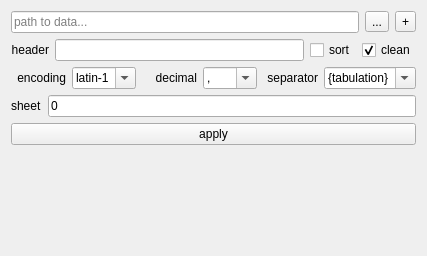
<?xml version="1.0" encoding="UTF-8"?>
<ui version="4.0">
 <class>Form</class>
 <widget class="QWidget" name="Form">
  <property name="geometry">
   <rect>
    <x>0</x>
    <y>0</y>
    <width>427</width>
    <height>256</height>
   </rect>
  </property>
  <property name="minimumSize">
   <size>
    <width>0</width>
    <height>141</height>
   </size>
  </property>
  <property name="windowTitle">
   <string>Form</string>
  </property>
  <layout class="QVBoxLayout" name="verticalLayout">
   <item>
    <layout class="QHBoxLayout" name="hbox">
     <item alignment="Qt::AlignTop">
      <widget class="QLineEdit" name="path">
       <property name="minimumSize">
        <size>
         <width>100</width>
         <height>0</height>
        </size>
       </property>
       <property name="text">
        <string/>
       </property>
       <property name="dragEnabled">
        <bool>true</bool>
       </property>
       <property name="placeholderText">
        <string>path to data...</string>
       </property>
       <property name="clearButtonEnabled">
        <bool>true</bool>
       </property>
      </widget>
     </item>
     <item alignment="Qt::AlignTop">
      <widget class="QToolButton" name="browse">
       <property name="toolTip">
        <string>&lt;html&gt;&lt;head/&gt;&lt;body&gt;&lt;p&gt;browse file&lt;/p&gt;&lt;/body&gt;&lt;/html&gt;</string>
       </property>
       <property name="text">
        <string>...</string>
       </property>
      </widget>
     </item>
     <item>
      <widget class="QToolButton" name="appendBrowse">
       <property name="toolTip">
        <string>&lt;html&gt;&lt;head/&gt;&lt;body&gt;&lt;p&gt;browse file and append it to existant&lt;/p&gt;&lt;/body&gt;&lt;/html&gt;</string>
       </property>
       <property name="text">
        <string>+</string>
       </property>
      </widget>
     </item>
    </layout>
   </item>
   <item>
    <layout class="QHBoxLayout" name="horizontalLayout_2">
     <item>
      <widget class="QLabel" name="label_11">
       <property name="text">
        <string>header</string>
       </property>
       <property name="alignment">
        <set>Qt::AlignRight|Qt::AlignTrailing|Qt::AlignVCenter</set>
       </property>
      </widget>
     </item>
     <item>
      <widget class="QLineEdit" name="header">
       <property name="text">
        <string/>
       </property>
      </widget>
     </item>
     <item>
      <widget class="QCheckBox" name="sort">
       <property name="text">
        <string>sort</string>
       </property>
       <property name="checked">
        <bool>false</bool>
       </property>
      </widget>
     </item>
     <item>
      <widget class="QCheckBox" name="clean">
       <property name="text">
        <string>clean</string>
       </property>
       <property name="checked">
        <bool>true</bool>
       </property>
      </widget>
     </item>
    </layout>
   </item>
   <item>
    <widget class="QWidget" name="detailsCSV" native="true">
     <layout class="QHBoxLayout" name="horizontalLayout_4">
      <property name="leftMargin">
       <number>0</number>
      </property>
      <property name="topMargin">
       <number>0</number>
      </property>
      <property name="rightMargin">
       <number>0</number>
      </property>
      <property name="bottomMargin">
       <number>0</number>
      </property>
      <item>
       <widget class="QLabel" name="label_15">
        <property name="text">
         <string>encoding</string>
        </property>
        <property name="alignment">
         <set>Qt::AlignRight|Qt::AlignTrailing|Qt::AlignVCenter</set>
        </property>
       </widget>
      </item>
      <item>
       <widget class="QComboBox" name="encoding">
        <property name="editable">
         <bool>true</bool>
        </property>
        <item>
         <property name="text">
          <string>latin-1</string>
         </property>
        </item>
        <item>
         <property name="text">
          <string>utf-8</string>
         </property>
        </item>
       </widget>
      </item>
      <item>
       <widget class="QLabel" name="label_14">
        <property name="text">
         <string>decimal</string>
        </property>
        <property name="alignment">
         <set>Qt::AlignRight|Qt::AlignTrailing|Qt::AlignVCenter</set>
        </property>
       </widget>
      </item>
      <item>
       <widget class="QComboBox" name="decimal">
        <property name="editable">
         <bool>true</bool>
        </property>
        <item>
         <property name="text">
          <string>,</string>
         </property>
        </item>
        <item>
         <property name="text">
          <string>.</string>
         </property>
        </item>
       </widget>
      </item>
      <item>
       <widget class="QLabel" name="label_13">
        <property name="text">
         <string>separator</string>
        </property>
        <property name="alignment">
         <set>Qt::AlignRight|Qt::AlignTrailing|Qt::AlignVCenter</set>
        </property>
       </widget>
      </item>
      <item>
       <widget class="QComboBox" name="separator">
        <property name="editable">
         <bool>true</bool>
        </property>
        <item>
         <property name="text">
          <string>{tabulation}</string>
         </property>
        </item>
        <item>
         <property name="text">
          <string>;</string>
         </property>
        </item>
        <item>
         <property name="text">
          <string>,</string>
         </property>
        </item>
        <item>
         <property name="text">
          <string>:</string>
         </property>
        </item>
        <item>
         <property name="text">
          <string>{espace}</string>
         </property>
        </item>
       </widget>
      </item>
     </layout>
    </widget>
   </item>
   <item>
    <widget class="QWidget" name="detailsXLS" native="true">
     <layout class="QHBoxLayout" name="horizontalLayout">
      <property name="leftMargin">
       <number>0</number>
      </property>
      <property name="topMargin">
       <number>0</number>
      </property>
      <property name="rightMargin">
       <number>0</number>
      </property>
      <property name="bottomMargin">
       <number>0</number>
      </property>
      <item>
       <widget class="QLabel" name="label">
        <property name="text">
         <string>sheet</string>
        </property>
       </widget>
      </item>
      <item>
       <widget class="QLineEdit" name="sheet">
        <property name="text">
         <string>0</string>
        </property>
       </widget>
      </item>
     </layout>
    </widget>
   </item>
   <item>
    <widget class="QPushButton" name="apply">
     <property name="text">
      <string>apply</string>
     </property>
    </widget>
   </item>
   <item>
    <spacer name="verticalSpacer">
     <property name="orientation">
      <enum>Qt::Vertical</enum>
     </property>
     <property name="sizeHint" stdset="0">
      <size>
       <width>20</width>
       <height>40</height>
      </size>
     </property>
    </spacer>
   </item>
  </layout>
 </widget>
 <resources/>
 <connections/>
</ui>
